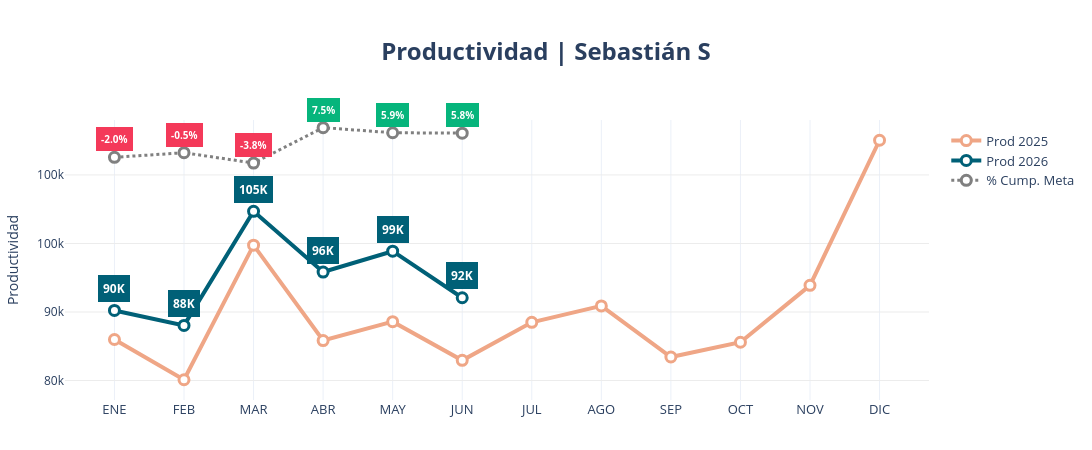

Here is the notebook cell this chart was saved with:
### Code cell
import pandas as pd
import plotly.graph_objects as go

meses = {
    "01":"ENE","02":"FEB","03":"MAR","04":"ABR",
    "05":"MAY","06":"JUN","07":"JUL","08":"AGO",
    "09":"SEP","10":"OCT","11":"NOV","12":"DIC"
}

df = df_graf2.copy()

df["Año"] = df["Año"].astype(str)
df["Mes"] = df["Mes"].astype(str).str.zfill(2)

prod = df.pivot(index="Mes", columns="Año", values="Prod")
cump = df.pivot(index="Mes", columns="Año", values="CumpProd")

orden = [f"{i:02d}" for i in range(1,13)]

prod = prod.reindex(orden)
cump = cump.reindex(orden)

x = [meses[m] for m in orden]

offset = 0.20
cump_plot = cump["2026"] + offset

fig = go.Figure()

fig.add_trace(
    go.Scatter(
        x=x,
        y=prod["2025"],
        mode="lines+markers",
        name="Prod 2025",
        line=dict(color="#efa686", width=4),
        marker=dict(
            size=10,
            color="white",
            line=dict(color="#efa686", width=3)
        )
    )
)

fig.add_trace(
    go.Scatter(
        x=x,
        y=prod["2026"],
        mode="lines+markers",
        name="Prod 2026",
        line=dict(color="#006077", width=4),
        marker=dict(
            size=10,
            color="white",
            line=dict(color="#006077", width=3)
        )
    )
)

fig.add_trace(
    go.Scatter(
        x=x,
        y=cump_plot,
        mode="lines+markers",
        name="% Cump. Meta",
        yaxis="y2",
        line=dict(color="#808080", width=3, dash="dot"),
        marker=dict(
            size=10,
            color="white",
            line=dict(color="#808080", width=3)
        ),
        hovertemplate="%{customdata:.1%}<extra></extra>",
        customdata=cump["2026"]
    )
)

def formato_k(v):
    if pd.isna(v):
        return ""
    return f"{v/1000:.0f}K"

annotations = []

for xi, yi, v in zip(x, cump_plot, cump["2026"]):

    if pd.isna(v):
        continue

    annotations.append(
        dict(
            x=xi,
            y=yi,
            yref="y2",
            text=f"<b>{v:.1%}</b>",
            showarrow=False,
            yshift=18,
            bgcolor="#06b57c" if v >= 0 else "#f43959",
            bordercolor="#06b57c" if v >= 0 else "#f43959",
            borderpad=4,
            font=dict(
                color="white",
                size=10
            )
        )
    )

for xi, yi in zip(x, prod["2026"]):

    if pd.isna(yi):
        continue

    annotations.append(
        dict(
            x=xi,
            y=yi,
            yref="y",
            text=f"<b>{formato_k(yi)}</b>",
            showarrow=False,
            yshift=22,
            bgcolor="#006077",
            bordercolor="#006077",
            borderpad=4,
            font=dict(
                color="white",
                size=12
            )
        )
    )

fig.update_layout(

    annotations=annotations,

    template="plotly_white",

    title=dict(
        text="<b>Productividad | Sebastián S</b>",
        x=0.5,
        font=dict(size=24)
    ),

    height=450,
    width=1226,
    hovermode="x unified",

    legend=dict(
        orientation="v",
        x=1.02,
        y=0.98,
        xanchor="left",
        yanchor="top",
        font=dict(size=13)
    ),

    margin=dict(
        l=60,
        r=60,
        t=120,
        b=50
    ),

    xaxis=dict(
        tickfont=dict(size=13)
    ),

    yaxis=dict(
        title="Productividad",
        showgrid=True,
        gridcolor="#ECECEC",
        zeroline=False,
        tickformat=".0s"
    ),

    yaxis2=dict(
        overlaying="y",
        side="right",
        range=[offset-0.8, offset+0.1],
        showgrid=False,
        showticklabels=False,
        ticks="",
        zeroline=False
    )
)

fig.show()

fig.write_html(
    "Productividad_SebastianS.html",
    include_plotlyjs="cdn",
    full_html=True,
    config={
        "displayModeBar": False,
        "responsive": True
    }
)

### Figure 1 — Plotly figure (JSON) as saved in the notebook; plotly's stock layout.template omitted (floating-point values rounded to 4 significant figures)
{"data": [{"line": {"color": "#efa686", "width": 4}, "marker": {"color": "white", "line": {"color": "#efa686", "width": 3}, "size": 10}, "mode": "lines+markers", "name": "Prod 2025", "type": "scatter", "x": ["ENE", "FEB", "MAR", "ABR", "MAY", "JUN", "JUL", "AGO", "SEP", "OCT", "NOV", "DIC"], "y": [85980.0, 80110.0, 99750.0, 85830.0, 88590.0, 82940.0, 88490.0, 90890.0, 83430.0, 85580.0, 93890.0, 115100.0]}, {"line": {"color": "#006077", "width": 4}, "marker": {"color": "white", "line": {"color": "#006077", "width": 3}, "size": 10}, "mode": "lines+markers", "name": "Prod 2026", "type": "scatter", "x": ["ENE", "FEB", "MAR", "ABR", "MAY", "JUN", "JUL", "AGO", "SEP", "OCT", "NOV", "DIC"], "y": [90230.0, 88040.0, 104700.0, 95830.0, 98870.0, 92080.0, NaN, NaN, NaN, NaN, NaN, NaN]}, {"customdata": [-0.0199, -0.005176, -0.03833, 0.0754, 0.05906, 0.05781, NaN, NaN, NaN, NaN, NaN, NaN], "hovertemplate": "%{customdata:.1%}<extra></extra>", "line": {"color": "#808080", "dash": "dot", "width": 3}, "marker": {"color": "white", "line": {"color": "#808080", "width": 3}, "size": 10}, "mode": "lines+markers", "name": "% Cump. Meta", "type": "scatter", "x": ["ENE", "FEB", "MAR", "ABR", "MAY", "JUN", "JUL", "AGO", "SEP", "OCT", "NOV", "DIC"], "y": [0.1801, 0.1948, 0.1617, 0.2754, 0.2591, 0.2578, NaN, NaN, NaN, NaN, NaN, NaN], "yaxis": "y2"}], "layout": {"annotations": [{"bgcolor": "#f43959", "bordercolor": "#f43959", "borderpad": 4, "font": {"color": "white", "size": 10}, "showarrow": false, "text": "<b>-2.0%</b>", "x": "ENE", "y": 0.1801, "yref": "y2", "yshift": 18}, {"bgcolor": "#f43959", "bordercolor": "#f43959", "borderpad": 4, "font": {"color": "white", "size": 10}, "showarrow": false, "text": "<b>-0.5%</b>", "x": "FEB", "y": 0.1948, "yref": "y2", "yshift": 18}, {"bgcolor": "#f43959", "bordercolor": "#f43959", "borderpad": 4, "font": {"color": "white", "size": 10}, "showarrow": false, "text": "<b>-3.8%</b>", "x": "MAR", "y": 0.1617, "yref": "y2", "yshift": 18}, {"bgcolor": "#06b57c", "bordercolor": "#06b57c", "borderpad": 4, "font": {"color": "white", "size": 10}, "showarrow": false, "text": "<b>7.5%</b>", "x": "ABR", "y": 0.2754, "yref": "y2", "yshift": 18}, {"bgcolor": "#06b57c", "bordercolor": "#06b57c", "borderpad": 4, "font": {"color": "white", "size": 10}, "showarrow": false, "text": "<b>5.9%</b>", "x": "MAY", "y": 0.2591, "yref": "y2", "yshift": 18}, {"bgcolor": "#06b57c", "bordercolor": "#06b57c", "borderpad": 4, "font": {"color": "white", "size": 10}, "showarrow": false, "text": "<b>5.8%</b>", "x": "JUN", "y": 0.2578, "yref": "y2", "yshift": 18}, {"bgcolor": "#006077", "bordercolor": "#006077", "borderpad": 4, "font": {"color": "white", "size": 12}, "showarrow": false, "text": "<b>90K</b>", "x": "ENE", "y": 90230.0, "yref": "y", "yshift": 22}, {"bgcolor": "#006077", "bordercolor": "#006077", "borderpad": 4, "font": {"color": "white", "size": 12}, "showarrow": false, "text": "<b>88K</b>", "x": "FEB", "y": 88040.0, "yref": "y", "yshift": 22}, {"bgcolor": "#006077", "bordercolor": "#006077", "borderpad": 4, "font": {"color": "white", "size": 12}, "showarrow": false, "text": "<b>105K</b>", "x": "MAR", "y": 104700.0, "yref": "y", "yshift": 22}, {"bgcolor": "#006077", "bordercolor": "#006077", "borderpad": 4, "font": {"color": "white", "size": 12}, "showarrow": false, "text": "<b>96K</b>", "x": "ABR", "y": 95830.0, "yref": "y", "yshift": 22}, {"bgcolor": "#006077", "bordercolor": "#006077", "borderpad": 4, "font": {"color": "white", "size": 12}, "showarrow": false, "text": "<b>99K</b>", "x": "MAY", "y": 98870.0, "yref": "y", "yshift": 22}, {"bgcolor": "#006077", "bordercolor": "#006077", "borderpad": 4, "font": {"color": "white", "size": 12}, "showarrow": false, "text": "<b>92K</b>", "x": "JUN", "y": 92080.0, "yref": "y", "yshift": 22}], "height": 450, "hovermode": "x unified", "legend": {"font": {"size": 13}, "orientation": "v", "x": 1.02, "xanchor": "left", "y": 0.98, "yanchor": "top"}, "margin": {"b": 50, "l": 60, "r": 60, "t": 120}, "title": {"font": {"size": 24}, "text": "<b>Productividad | Sebastián S</b>", "x": 0.5}, "width": 1226, "xaxis": {"tickfont": {"size": 13}}, "yaxis": {"gridcolor": "#ECECEC", "showgrid": true, "tickformat": ".0s", "title": {"text": "Productividad"}, "zeroline": false}, "yaxis2": {"overlaying": "y", "range": [-0.6, 0.3], "showgrid": false, "showticklabels": false, "side": "right", "ticks": "", "zeroline": false}}}
